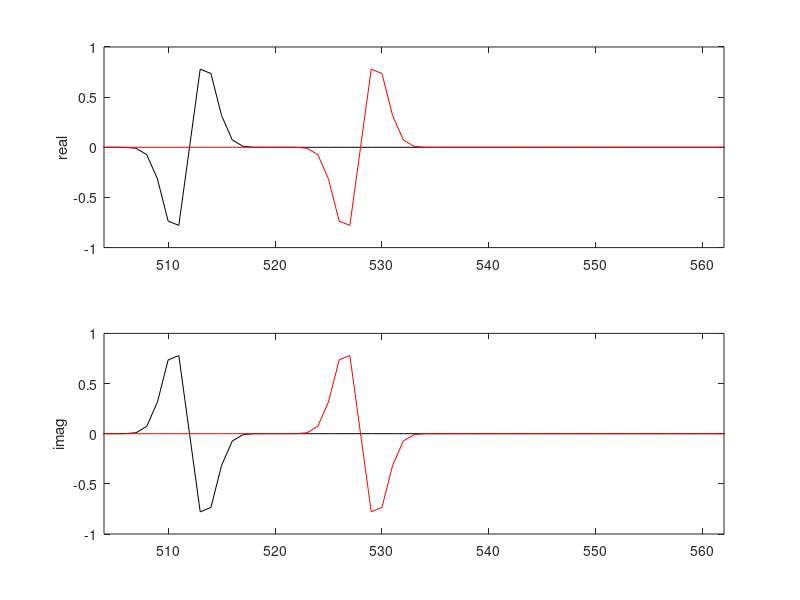

Write the MATLAB code that produced this figure.
%
%   plot the real and imaginar parts of the shifted gaussian function
%
load gauss.dat
x=gauss(:,1);
ri=gauss(:,2);
ii=gauss(:,3);
ro=gauss(:,4);
io=gauss(:,5);
clf
subplot(2,1,1);plot(x,ri,'k',x,ro,'r');ylabel('real')
axis([504,562,-1,1])
subplot(2,1,2);plot(x,ii,'k',x,io,'r');ylabel('imag')
axis([504,562,-1,1])
